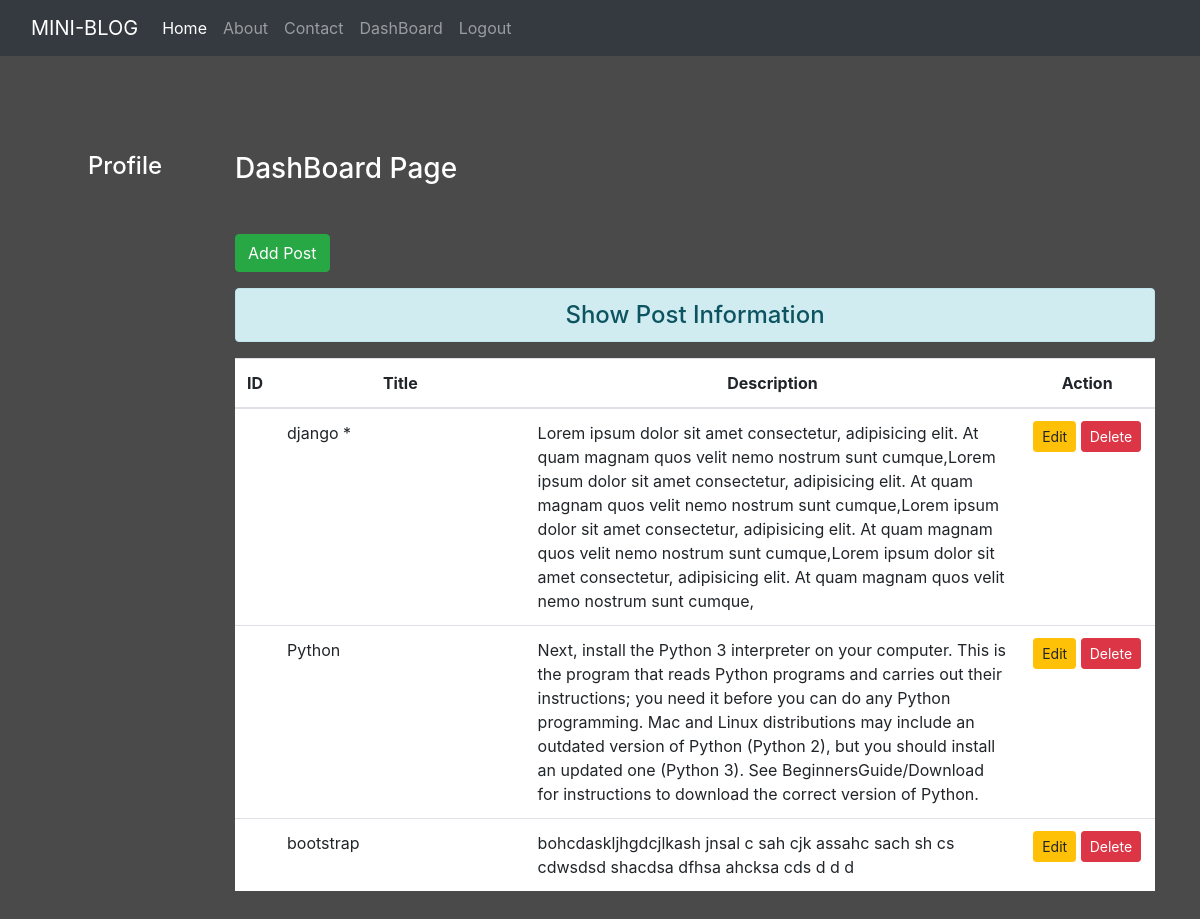
The page /dashboard/ (signed in) on the database its author committed.
### blog/models.py (models this page shows)
class Post(models.Model):
    title=models.CharField(max_length=150)
    desc=models.TextField()

### blog/views.py (the view)
# urls.py: path('dashboard/',views.dashboard,name='dashboard'),
def dashboard (request):
    if request.user.is_authenticated:
        posts=Post.objects.all()
        user=request.user
        full_name=user.get_full_name()
        gps=user.groups.all()
        return render(request,'blog/dashboard.html',{'posts':posts,'full_name':full_name,'groups':gps})
    else:
        return HttpResponseRedirect('/login/')

### blog/templates/blog/dashboard.html (shortened to what this page needs)
{% extends "blog/base.html" %}
{% load static %}
{% block side %}
<div class="col-sm-2 text-white my-5 text-center">
    <h4 class="my-5">Profile</h4>
</div>
{% endblock side %}
{% block content %}
<div class="col-sm-10 my-5">
    <h3 class="text-white my-5">DashBoard Page</h3>
    <a href="{% url 'addpost' %}" class="btn btn-success"> Add Post</a>
    <h4 class="text-center alert alert-info mt-3">Show Post Information</h4>
    {% if posts %}
    <table class="table table-hover bg-white">
        <thead>
            <tr class="text-center">
                <th scope="col" style="width:2%"> ID </th>
                <th scope="col" style="width:28%"> Title</th>
                <th scope="col" style="width:55%"> Description</th>
                <th scope="col" style="width:15%"> Action </th>
            </tr>
        </thead>
        <tbody>
            {% for post in posts %}
            <tr>
                <th scope="row">{{postid}} </th>
                <td>{{post.title}} </td>
                <td>{{post.desc}} </td>
                <td class=" text-center">
                    <a href="{% url 'updatepost' post.id %}" class="btn btn-warning btn-sm "> Edit</a>
                    {% if perms.blog.delete_post %}
                    <form action="{% url 'deletepost' post.id %} " method="post" class="d-inline">
                        <input type="submit" class="btn btn-danger btn-sm " value="Delete">
                    </form>
                    {% endif %}
                </td>
            </tr>
            {% endfor %}
        </tbody>
    </table>
    {% else %}
    <h4 class="text-center alert alert-warning">No Records </h4>
    {% endif %}
</div>
{% endblock content %}

### blog/static/blog/css/style.css (style rules this page uses)
body { background-color: rgb(75, 74, 74); color: antiquewhite; }

### rows shown on the page
Post: title "django *", desc "Lorem ipsum dolor sit amet consectetur, adipisicing elit. At quam magnam quos velit nemo nostrum sunt cumque,Lorem ipsum dolor sit amet consectetur, adipisicing elit. At quam magnam quos velit nemo nostrum sunt cumque,Lorem ipsum dolor sit amet consectetur, adipisicing elit. At quam magnam quos velit nemo nostrum sunt cumque,Lorem ipsum dolor sit amet consectetur, adipisicing elit. At quam magnam quos velit nemo nostrum sunt cumque,"
Post: title "Python", desc "Next, install the Python 3 interpreter on your computer. This is the program that reads Python programs and carries out their instructions; you need it before you can do any Python programming. Mac and Linux distributions may include an outdated version of Python (Python 2), but you should install an updated one (Python 3). See BeginnersGuide/Download for instructions to download the correct version of Python."
Post: title "bootstrap", desc "bohcdaskljhgdcjlkash jnsal c sah cjk assahc sach sh cs cdwsdsd shacdsa dfhsa ahcksa cds d d d"
